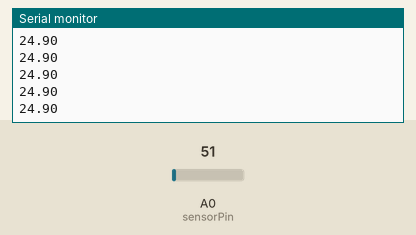
Bench run of a sketch on a simulated Arduino Uno, built with avr-gcc and run on an emulated ATmega328P. Parts: the last lines printed to the serial monitor. Inputs (shaded band) come from the test bench; at power-on: A0 (sensorPin) = 51.

Above: at 1.2 s.
1.3 s: A0 (sensorPin) set to 61
At 1.31 s:
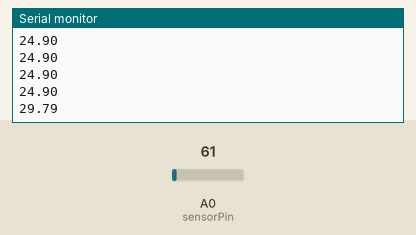
2.8 s: A0 (sensorPin) set to 71
At 2.82 s:
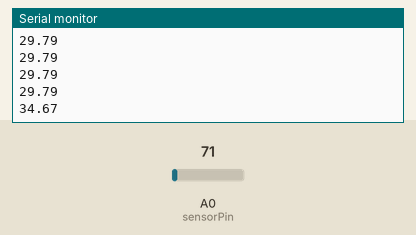
Timing chart, 0 to 5.8 s (numbered marks = the images above; inputs shaded):
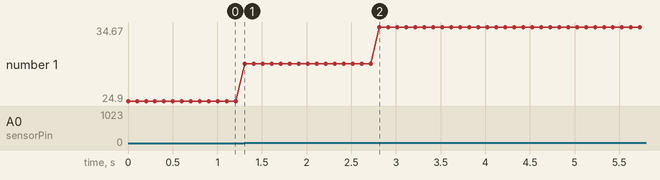

Measured:
- after the input at 1.3 s, the serial monitor: prints a new line at once (image 1)
- after the input at 2.8 s, the serial monitor: prints a new line at once (image 2)
- plotted number 1: 24.9 → 29.79 after the input at 1.3 s, 29.79 → 34.67 after the input at 2.8 s

The sketch:

Temperature.ino
```cpp
//Temperature sensor LM35

int sensorPin = A0;    // select the input pin
int sensorValue = 0;  // variable to store the value coming from the sensor
float sensorTemp = 0.0; // variable temperature
int step_time = 100;   // variable to delay the loop

void setup() {
  // initialize serial communications:
  Serial.begin(9600);
}

void loop() {
  // read the value from the sensor LM35:
  sensorValue = analogRead(sensorPin);
  sensorTemp = ((5.0 * sensorValue) / 1024) * 100.0;  //conversion to temp Celsius
  Serial.println(sensorTemp);
  delay(step_time);
}
```
